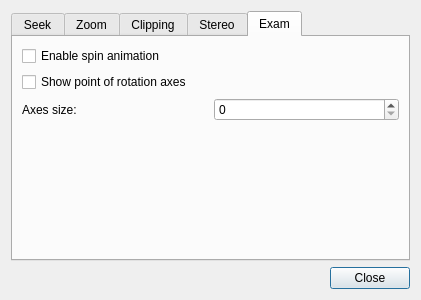
<?xml version="1.0" encoding="UTF-8"?>
<ui version="4.0">
 <class>SoQtPreferenceDialog</class>
 <widget class="QDialog" name="SoQtPreferenceDialog">
  <property name="geometry">
   <rect>
    <x>0</x>
    <y>0</y>
    <width>421</width>
    <height>300</height>
   </rect>
  </property>
  <property name="windowTitle">
   <string>Dialog</string>
  </property>
  <layout class="QVBoxLayout" name="verticalLayout">
   <item>
    <widget class="QTabWidget" name="tabWidget">
     <property name="currentIndex">
      <number>4</number>
     </property>
     <widget class="QWidget" name="seekTab">
      <attribute name="title">
       <string>Seek</string>
      </attribute>
      <layout class="QGridLayout" name="gridLayout">
       <item row="0" column="0">
        <layout class="QHBoxLayout" name="horizontalLayout">
         <item>
          <widget class="QLabel" name="label">
           <property name="text">
            <string>Seek animation time:</string>
           </property>
          </widget>
         </item>
         <item>
          <widget class="QDoubleSpinBox" name="seekTimeInput"/>
         </item>
         <item>
          <widget class="QLabel" name="label_2">
           <property name="text">
            <string>seconds</string>
           </property>
          </widget>
         </item>
        </layout>
       </item>
       <item row="1" column="0">
        <layout class="QHBoxLayout" name="horizontalLayout_2">
         <item>
          <widget class="QLabel" name="label_3">
           <property name="text">
            <string>Seek to:</string>
           </property>
          </widget>
         </item>
         <item>
          <widget class="QRadioButton" name="seekPointsButton">
           <property name="text">
            <string>point</string>
           </property>
           <property name="autoExclusive">
            <bool>false</bool>
           </property>
          </widget>
         </item>
         <item>
          <widget class="QRadioButton" name="seekObjectsButton">
           <property name="text">
            <string>object</string>
           </property>
           <property name="autoExclusive">
            <bool>false</bool>
           </property>
          </widget>
         </item>
        </layout>
       </item>
       <item row="2" column="0">
        <layout class="QHBoxLayout" name="horizontalLayout_3">
         <item>
          <widget class="QLabel" name="label_4">
           <property name="text">
            <string>Seek distance:</string>
           </property>
          </widget>
         </item>
         <item>
          <widget class="QSlider" name="seekDistSlider">
           <property name="maximum">
            <number>1000</number>
           </property>
           <property name="orientation">
            <enum>Qt::Horizontal</enum>
           </property>
          </widget>
         </item>
         <item>
          <widget class="QDoubleSpinBox" name="seekDistInput">
           <property name="maximum">
            <double>1000.000000000000000</double>
           </property>
          </widget>
         </item>
        </layout>
       </item>
       <item row="3" column="0">
        <layout class="QHBoxLayout" name="horizontalLayout_4">
         <item>
          <spacer name="horizontalSpacer">
           <property name="orientation">
            <enum>Qt::Horizontal</enum>
           </property>
           <property name="sizeHint" stdset="0">
            <size>
             <width>183</width>
             <height>20</height>
            </size>
           </property>
          </spacer>
         </item>
         <item>
          <widget class="QRadioButton" name="seekDistPercButton">
           <property name="text">
            <string>percentage</string>
           </property>
           <property name="autoExclusive">
            <bool>false</bool>
           </property>
          </widget>
         </item>
         <item>
          <widget class="QRadioButton" name="seekDistAbsButton">
           <property name="text">
            <string>absolute</string>
           </property>
           <property name="autoExclusive">
            <bool>false</bool>
           </property>
          </widget>
         </item>
        </layout>
       </item>
       <item row="4" column="0">
        <spacer name="verticalSpacer_5">
         <property name="orientation">
          <enum>Qt::Vertical</enum>
         </property>
         <property name="sizeHint" stdset="0">
          <size>
           <width>20</width>
           <height>40</height>
          </size>
         </property>
        </spacer>
       </item>
      </layout>
     </widget>
     <widget class="QWidget" name="zoomTab">
      <attribute name="title">
       <string>Zoom</string>
      </attribute>
      <layout class="QVBoxLayout" name="verticalLayout_3">
       <item>
        <layout class="QHBoxLayout" name="horizontalLayout_5">
         <item>
          <widget class="QLabel" name="label_5">
           <property name="text">
            <string>Camera zoom:</string>
           </property>
          </widget>
         </item>
         <item>
          <widget class="QSlider" name="zoomSlider">
           <property name="maximum">
            <number>180</number>
           </property>
           <property name="orientation">
            <enum>Qt::Horizontal</enum>
           </property>
          </widget>
         </item>
         <item>
          <widget class="QDoubleSpinBox" name="zoomInput">
           <property name="maximum">
            <double>1000.000000000000000</double>
           </property>
          </widget>
         </item>
        </layout>
       </item>
       <item>
        <layout class="QHBoxLayout" name="horizontalLayout_6">
         <item>
          <widget class="QLabel" name="label_6">
           <property name="text">
            <string>Zoom slider ranges from:</string>
           </property>
          </widget>
         </item>
         <item>
          <widget class="QDoubleSpinBox" name="zoomFromInput">
           <property name="maximum">
            <double>180.000000000000000</double>
           </property>
          </widget>
         </item>
         <item>
          <widget class="QLabel" name="label_7">
           <property name="text">
            <string>to:</string>
           </property>
          </widget>
         </item>
         <item>
          <widget class="QDoubleSpinBox" name="zoomToInput">
           <property name="maximum">
            <double>180.000000000000000</double>
           </property>
          </widget>
         </item>
        </layout>
       </item>
       <item>
        <spacer name="verticalSpacer_4">
         <property name="orientation">
          <enum>Qt::Vertical</enum>
         </property>
         <property name="sizeHint" stdset="0">
          <size>
           <width>20</width>
           <height>40</height>
          </size>
         </property>
        </spacer>
       </item>
      </layout>
     </widget>
     <widget class="QWidget" name="clippingTab">
      <attribute name="title">
       <string>Clipping</string>
      </attribute>
      <layout class="QVBoxLayout" name="verticalLayout_4">
       <item>
        <widget class="QCheckBox" name="autoClippingToggle">
         <property name="text">
          <string>Auto clipping planes</string>
         </property>
        </widget>
       </item>
       <item>
        <layout class="QHBoxLayout" name="horizontalLayout_7">
         <item>
          <widget class="QLabel" name="label_8">
           <property name="text">
            <string>Near plane:</string>
           </property>
          </widget>
         </item>
         <item>
          <widget class="QDoubleSpinBox" name="clipNearInput">
           <property name="maximum">
            <double>1000.000000000000000</double>
           </property>
          </widget>
         </item>
        </layout>
       </item>
       <item>
        <layout class="QHBoxLayout" name="horizontalLayout_8">
         <item>
          <widget class="QLabel" name="label_9">
           <property name="text">
            <string>Far plane:</string>
           </property>
          </widget>
         </item>
         <item>
          <widget class="QDoubleSpinBox" name="clipFarInput">
           <property name="maximum">
            <double>1000.000000000000000</double>
           </property>
          </widget>
         </item>
        </layout>
       </item>
       <item>
        <spacer name="verticalSpacer_3">
         <property name="orientation">
          <enum>Qt::Vertical</enum>
         </property>
         <property name="sizeHint" stdset="0">
          <size>
           <width>20</width>
           <height>40</height>
          </size>
         </property>
        </spacer>
       </item>
      </layout>
     </widget>
     <widget class="QWidget" name="stereoTab">
      <attribute name="title">
       <string>Stereo</string>
      </attribute>
      <layout class="QVBoxLayout" name="verticalLayout_5">
       <item>
        <widget class="QCheckBox" name="stereoViewingToggle">
         <property name="text">
          <string>Stereo viewing</string>
         </property>
        </widget>
       </item>
       <item>
        <layout class="QHBoxLayout" name="horizontalLayout_9">
         <item>
          <widget class="QLabel" name="label_10">
           <property name="text">
            <string>Camera rotation:</string>
           </property>
          </widget>
         </item>
         <item>
          <widget class="QSlider" name="stereoDistSlider">
           <property name="orientation">
            <enum>Qt::Horizontal</enum>
           </property>
          </widget>
         </item>
         <item>
          <widget class="QDoubleSpinBox" name="stereoDistInput">
           <property name="minimum">
            <double>-100.000000000000000</double>
           </property>
           <property name="maximum">
            <double>100.000000000000000</double>
           </property>
          </widget>
         </item>
        </layout>
       </item>
       <item>
        <spacer name="verticalSpacer_2">
         <property name="orientation">
          <enum>Qt::Vertical</enum>
         </property>
         <property name="sizeHint" stdset="0">
          <size>
           <width>20</width>
           <height>40</height>
          </size>
         </property>
        </spacer>
       </item>
      </layout>
     </widget>
     <widget class="QWidget" name="examTab">
      <attribute name="title">
       <string>Exam</string>
      </attribute>
      <layout class="QVBoxLayout" name="verticalLayout_2">
       <item>
        <widget class="QCheckBox" name="enableSpinToggle">
         <property name="text">
          <string>Enable spin animation</string>
         </property>
        </widget>
       </item>
       <item>
        <widget class="QCheckBox" name="showRotPointToggle">
         <property name="text">
          <string>Show point of rotation axes</string>
         </property>
        </widget>
       </item>
       <item>
        <layout class="QHBoxLayout" name="horizontalLayout_10">
         <item>
          <widget class="QLabel" name="label_11">
           <property name="sizePolicy">
            <sizepolicy hsizetype="Preferred" vsizetype="Preferred">
             <horstretch>0</horstretch>
             <verstretch>0</verstretch>
            </sizepolicy>
           </property>
           <property name="text">
            <string>Axes size:</string>
           </property>
           <property name="alignment">
            <set>Qt::AlignLeading|Qt::AlignLeft|Qt::AlignVCenter</set>
           </property>
          </widget>
         </item>
         <item>
          <widget class="QSpinBox" name="feedbackInput">
           <property name="maximum">
            <number>1000</number>
           </property>
          </widget>
         </item>
        </layout>
       </item>
       <item>
        <spacer name="verticalSpacer">
         <property name="orientation">
          <enum>Qt::Vertical</enum>
         </property>
         <property name="sizeHint" stdset="0">
          <size>
           <width>20</width>
           <height>132</height>
          </size>
         </property>
        </spacer>
       </item>
      </layout>
     </widget>
    </widget>
   </item>
   <item>
    <widget class="QDialogButtonBox" name="buttonBox">
     <property name="orientation">
      <enum>Qt::Horizontal</enum>
     </property>
     <property name="standardButtons">
      <set>QDialogButtonBox::Close</set>
     </property>
    </widget>
   </item>
  </layout>
 </widget>
 <resources/>
 <connections>
  <connection>
   <sender>buttonBox</sender>
   <signal>accepted()</signal>
   <receiver>SoQtPreferenceDialog</receiver>
   <slot>accept()</slot>
   <hints>
    <hint type="sourcelabel">
     <x>248</x>
     <y>254</y>
    </hint>
    <hint type="destinationlabel">
     <x>157</x>
     <y>274</y>
    </hint>
   </hints>
  </connection>
  <connection>
   <sender>buttonBox</sender>
   <signal>rejected()</signal>
   <receiver>SoQtPreferenceDialog</receiver>
   <slot>reject()</slot>
   <hints>
    <hint type="sourcelabel">
     <x>316</x>
     <y>260</y>
    </hint>
    <hint type="destinationlabel">
     <x>286</x>
     <y>274</y>
    </hint>
   </hints>
  </connection>
 </connections>
</ui>
